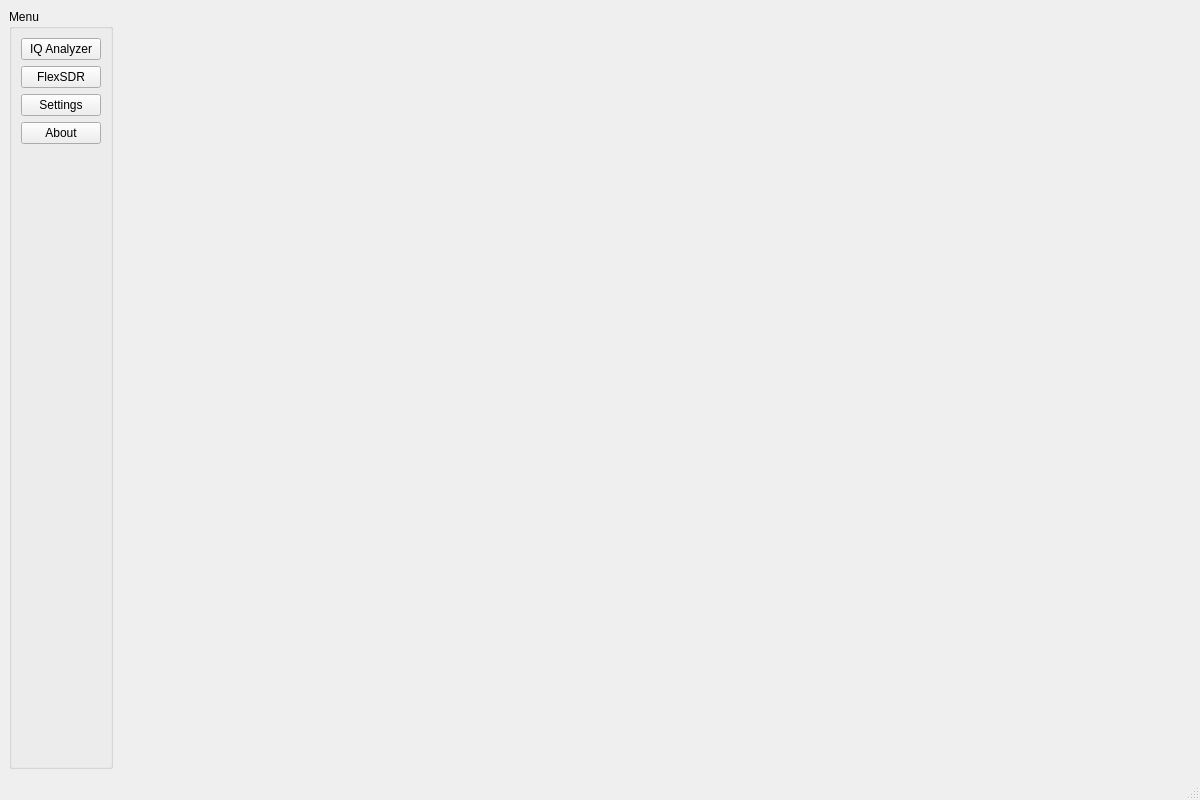
<?xml version="1.0" encoding="UTF-8"?>
<ui version="4.0">
 <class>MainWindow</class>
 <widget class="QMainWindow" name="MainWindow">
  <property name="geometry">
   <rect>
    <x>0</x>
    <y>0</y>
    <width>1200</width>
    <height>800</height>
   </rect>
  </property>
  <property name="windowTitle">
   <string>SDR Toolbox</string>
  </property>
  <widget class="QWidget" name="centralwidget">
   <layout class="QGridLayout" name="mainGridLayout">
    <item row="0" column="0">
     <widget class="QGroupBox" name="groupBox">
      <property name="title">
       <string>Menu</string>
      </property>
      <layout class="QVBoxLayout" name="verticalLayout">
       <item>
        <widget class="QPushButton" name="appIQAnalyzerPushButton">
         <property name="text">
          <string>IQ Analyzer</string>
         </property>
        </widget>
       </item>
       <item>
        <widget class="QPushButton" name="flexSDRPushButton">
         <property name="text">
          <string>FlexSDR</string>
         </property>
        </widget>
       </item>
       <item>
        <widget class="QPushButton" name="pushButton_3">
         <property name="text">
          <string>Settings</string>
         </property>
        </widget>
       </item>
       <item>
        <widget class="QPushButton" name="pushButton">
         <property name="text">
          <string>About</string>
         </property>
        </widget>
       </item>
       <item>
        <spacer name="verticalSpacer">
         <property name="orientation">
          <enum>Qt::Vertical</enum>
         </property>
         <property name="sizeHint" stdset="0">
          <size>
           <width>20</width>
           <height>40</height>
          </size>
         </property>
        </spacer>
       </item>
      </layout>
     </widget>
    </item>
    <item row="0" column="1">
     <spacer name="horizontalSpacer">
      <property name="orientation">
       <enum>Qt::Horizontal</enum>
      </property>
      <property name="sizeHint" stdset="0">
       <size>
        <width>40</width>
        <height>20</height>
       </size>
      </property>
     </spacer>
    </item>
   </layout>
  </widget>
  <widget class="QMenuBar" name="menubar">
   <property name="geometry">
    <rect>
     <x>0</x>
     <y>0</y>
     <width>1200</width>
     <height>23</height>
    </rect>
   </property>
  </widget>
  <widget class="QStatusBar" name="statusbar"/>
 </widget>
 <resources/>
 <connections/>
</ui>
